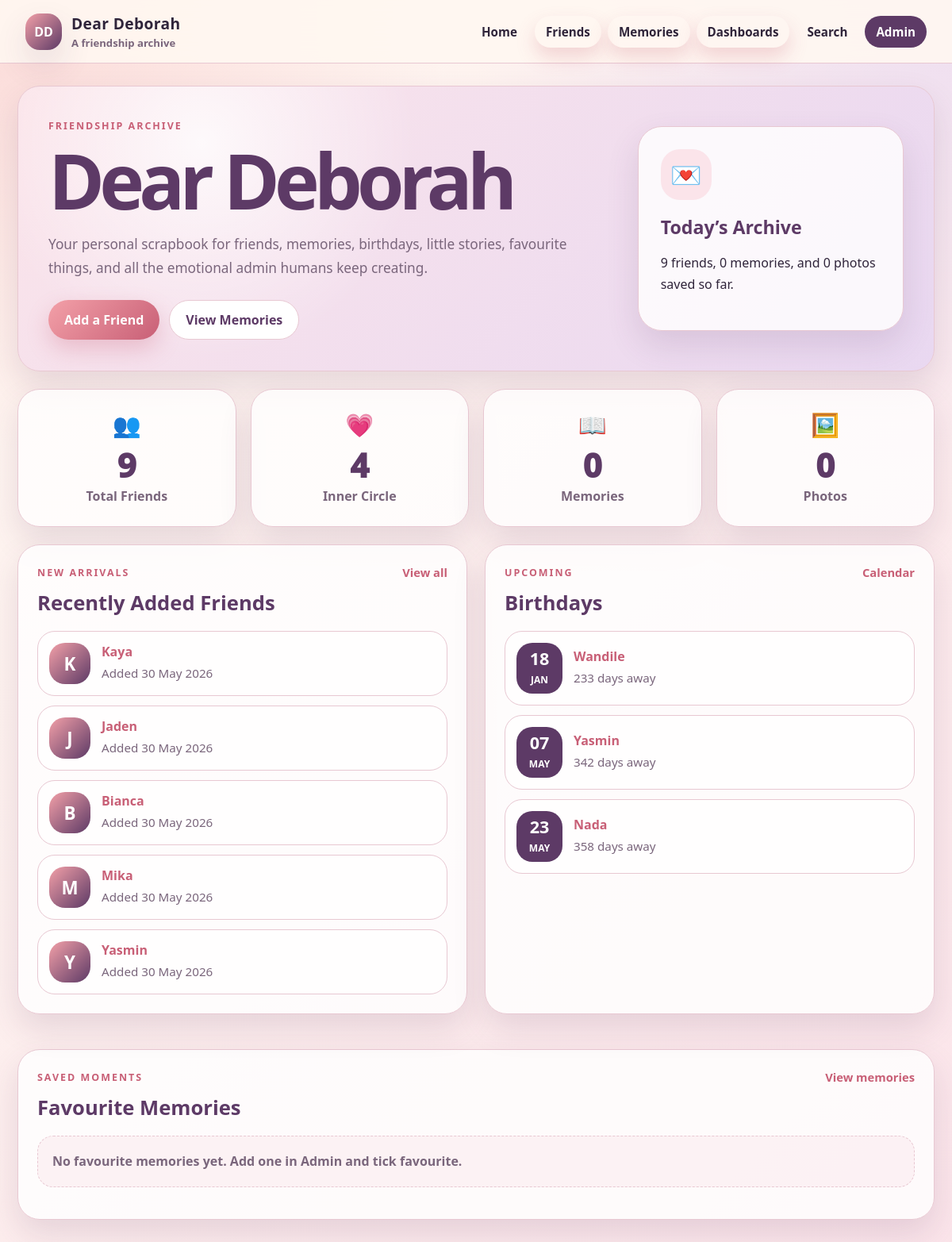
The page / on the database its author committed.
### friends/models.py (models this page shows, shortened)
class Friend(models.Model):
    TIER_CHOICES = [
        ("inner_circle", "Inner Circle"),
        ("friend", "Friend"),
        ("archive", "Archive"),
    ]
    MBTI_CHOICES = [
        ("", "Unknown / Not added"),
        ("INTJ", "INTJ"),
        ("INTP", "INTP"),
        ("ENTJ", "ENTJ"),
        ("ENTP", "ENTP"),
        ("INFJ", "INFJ"),
        ("INFP", "INFP"),
        ("ENFJ", "ENFJ"),
        ("ENFP", "ENFP"),
        ("ISTJ", "ISTJ"),
        ("ISFJ", "ISFJ"),
        ("ESTJ", "ESTJ"),
        ("ESFJ", "ESFJ"),
        ("ISTP", "ISTP"),
        ("ISFP", "ISFP"),
        ("ESTP", "ESTP"),
        ("ESFP", "ESFP"),
    ]
    ZODIAC_CHOICES = [
        ("", "Unknown / Not added"),
        ("Aries", "Aries"),
        ("Taurus", "Taurus"),
        ("Gemini", "Gemini"),
        ("Cancer", "Cancer"),
        ("Leo", "Leo"),
        ("Virgo", "Virgo"),
        ("Libra", "Libra"),
        ("Scorpio", "Scorpio"),
        ("Sagittarius", "Sagittarius"),
        ("Capricorn", "Capricorn"),
        ("Aquarius", "Aquarius"),
        ("Pisces", "Pisces"),
    ]
    MORNING_NIGHT_CHOICES = [
        ("", "Unknown / Not added"),
        ("morning", "Morning person"),
        ("night", "Night person"),
        ("both", "Both"),
        ("neither", "Neither"),
    ]
    SOURCE_CHOICES = [
        ("manual", "Manual entry"),
        ("google_form", "Google Form"),
        ("spreadsheet", "Spreadsheet"),
        ("other", "Other"),
    ]
    first_name = models.CharField(max_length=80)
    last_name = models.CharField(max_length=80, blank=True)
    nickname = models.CharField(max_length=80, blank=True)
    profile_picture = models.ImageField(
        upload_to="friend_profiles/",
        blank=True,
        null=True,
    )
    birthday = models.DateField(blank=True, null=True)
    how_we_met = models.TextField(blank=True)
    connection_group = models.ForeignKey(
        ConnectionGroup,
        on_delete=models.SET_NULL,
        blank=True,
        null=True,
        related_name="friends",
    )
    tier = models.CharField(max_length=30, choices=TIER_CHOICES, default="friend")
    favourite_colour = models.CharField(max_length=80, blank=True)
    favourite_food = models.CharField(max_length=120, blank=True)
    favourite_restaurant = models.CharField(max_length=120, blank=True)
    favourite_alcoholic_drink = models.CharField(max_length=120, blank=True)
    favourite_season = models.CharField(max_length=80, blank=True)
    morning_or_night = models.CharField(
        max_length=20,
        choices=MORNING_NIGHT_CHOICES,
        blank=True,
    )
    mbti = models.CharField(max_length=10, choices=MBTI_CHOICES, blank=True)
    zodiac = models.CharField(max_length=20, choices=ZODIAC_CHOICES, blank=True)
    hobbies = models.TextField(blank=True)
    sports_team = models.CharField(max_length=120, blank=True)
    notes = models.TextField(blank=True)
    data_source = models.CharField(max_length=30, choices=SOURCE_CHOICES, default="manual")
    created_at = models.DateTimeField(auto_now_add=True)
    updated_at = models.DateTimeField(auto_now=True)
    class Meta:
        ordering = ["first_name", "last_name"]
    @property
    def full_name(self):
        name = f"{self.first_name} {self.last_name}".strip()
        return name
    @property
    def display_name(self):
        if self.nickname:
            return f"{self.full_name} ({self.nickname})"
        return self.full_name
    @property
    def next_birthday_date(self):
        if not self.birthday:
            return None
        today = date.today()
        try:
            next_birthday = date(today.year, self.birthday.month, self.birthday.day)
        except ValueError:
            next_birthday = date(today.year, 3, 1)
        if next_birthday < today:
            try:
                next_birthday = date(today.year + 1, self.birthday.month, self.birthday.day)
            except ValueError:
                next_birthday = date(today.year + 1, 3, 1)
        return next_birthday
    @property
    def days_until_birthday(self):
        next_birthday = self.next_birthday_date
        if not next_birthday:
            return None
        return (next_birthday - date.today()).days
    def get_absolute_url(self):
        return reverse("friends:friend_profile", args=[self.pk])

### friends/views.py (the view)
# urls.py: path("", views.home, name="home"),
def home(request):
    friend_count = Friend.objects.count()
    memory_count = Memory.objects.count()
    photo_count = Photo.objects.count()
    inner_circle_count = Friend.objects.filter(tier="inner_circle").count()
    recent_friends = Friend.objects.order_by("-created_at")[:5]
    friends_with_birthdays = list(Friend.objects.exclude(birthday__isnull=True))
    upcoming_birthdays = sorted(
        friends_with_birthdays,
        key=lambda friend: friend.days_until_birthday,
    )[:5]
    favourite_memories = Memory.objects.filter(is_favourite=True)[:4]
    context = {
        "friend_count": friend_count,
        "memory_count": memory_count,
        "photo_count": photo_count,
        "inner_circle_count": inner_circle_count,
        "recent_friends": recent_friends,
        "upcoming_birthdays": upcoming_birthdays,
        "favourite_memories": favourite_memories,
    }
    return render(request, "friends/home.html", context)

### templates/friends/home.html (shortened to what this page needs)
{% extends "base.html" %}
{% block content %}
<section class="home-hero">
    <div class="hero-text">
        <p class="eyebrow">Friendship archive</p>
        <h2>Dear Deborah</h2>
        <p class="hero-subtitle">
            Your personal scrapbook for friends, memories, birthdays, little stories,
            favourite things, and all the emotional admin humans keep creating.
        </p>
        <div class="hero-actions">
            <a class="button-primary" href="{% url 'friends:add_friend' %}">Add a Friend</a>
            <a class="button-secondary" href="{% url 'friends:memories' %}">View Memories</a>
        </div>
    </div>
    <div class="hero-card">
        <span class="hero-card-icon">💌</span>
        <h3>Today’s Archive</h3>
        <p>
            {{ friend_count }} friends, {{ memory_count }} memories,
            and {{ photo_count }} photos saved so far.
        </p>
    </div>
</section>
<section class="stats-grid">
    <article class="stat-card">
        <span class="stat-icon">👥</span>
        <p class="stat-number">{{ friend_count }}</p>
        <p class="stat-label">Total Friends</p>
    </article>
    <article class="stat-card">
        <span class="stat-icon">💗</span>
        <p class="stat-number">{{ inner_circle_count }}</p>
        <p class="stat-label">Inner Circle</p>
    </article>
    <article class="stat-card">
        <span class="stat-icon">📖</span>
        <p class="stat-number">{{ memory_count }}</p>
        <p class="stat-label">Memories</p>
    </article>
    <article class="stat-card">
        <span class="stat-icon">🖼️</span>
        <p class="stat-number">{{ photo_count }}</p>
        <p class="stat-label">Photos</p>
    </article>
</section>
<div class="home-grid">
    <section class="dashboard-panel">
        <div class="panel-heading">
            <div>
                <p class="eyebrow">New arrivals</p>
                <h3>Recently Added Friends</h3>
            </div>
            <a href="{% url 'friends:friend_directory' %}">View all</a>
        </div>
        {% if recent_friends %}
            <div class="friend-list">
                {% for friend in recent_friends %}
                    <article class="mini-card">
                        <div class="mini-avatar">
                            {% if friend.profile_picture %}
                                <img src="{{ friend.profile_picture.url }}" alt="{{ friend.display_name }}">
                            {% else %}
                                <span>{{ friend.first_name|first }}</span>
                            {% endif %}
                        </div>
                        <div>
                            <h4>
                                <a href="{{ friend.get_absolute_url }}">{{ friend.display_name }}</a>
                            </h4>
                            <p>Added {{ friend.created_at|date:"d M Y" }}</p>
                        </div>
                    </article>
                {% endfor %}
            </div>
        {% else %}
            <p class="empty-state">No friends added yet. The archive is waiting, dramatically.</p>
        {% endif %}
    </section>
    <section class="dashboard-panel">
        <div class="panel-heading">
            <div>
                <p class="eyebrow">Upcoming</p>
                <h3>Birthdays</h3>
            </div>
            <a href="{% url 'friends:birthday_calendar' %}">Calendar</a>
        </div>
        {% if upcoming_birthdays %}
            <div class="birthday-list">
                {% for friend in upcoming_birthdays %}
                    <article class="birthday-card">
                        <div class="birthday-badge">
                            <strong>{{ friend.birthday|date:"d" }}</strong>
                            <span>{{ friend.birthday|date:"M" }}</span>
                        </div>
                        <div>
                            <h4>
                                <a href="{{ friend.get_absolute_url }}">{{ friend.display_name }}</a>
                            </h4>
                            {% if friend.days_until_birthday == 0 %}
                                <p>Birthday is today 🎂</p>
                            {% else %}
                                <p>{{ friend.days_until_birthday }} days away</p>
                            {% endif %}
                        </div>
                    </article>
                {% endfor %}
            </div>
        {% else %}
            <p class="empty-state">No birthdays added yet. Suspiciously immortal behaviour.</p>
        {% endif %}
    </section>
</div>
<section class="dashboard-panel full-width-panel">
    <div class="panel-heading">
        <div>
            <p class="eyebrow">Saved moments</p>
            <h3>Favourite Memories</h3>
        </div>
        <a href="{% url 'friends:memories' %}">View memories</a>
    </div>
    {% if favourite_memories %}
        <div class="memory-grid">
            {% for memory in favourite_memories %}
                <article class="memory-card">
                    <span class="memory-icon">✨</span>
                    <h4>
                        <a href="{{ memory.get_absolute_url }}">{{ memory.title }}</a>
                    </h4>
                    {% if memory.location_name %}
                        <p>{{ memory.location_name }}</p>
                    {% else %}
                        <p>No location added</p>
                    {% endif %}
                    {% if memory.date %}
                        <small>{{ memory.date|date:"d M Y" }}</small>
                    {% endif %}
                </article>
            {% endfor %}
        </div>
    {% else %}
        <p class="empty-state">No favourite memories yet. Add one in Admin and tick favourite.</p>
    {% endif %}
</section>
{% endblock %}

### rows shown on the page
Friend: first_name|first "K", display_name "Kaya", created_at "30 May 2026"
Friend: first_name|first "J", display_name "Jaden", created_at "30 May 2026"
Friend: first_name|first "B", display_name "Bianca", created_at "30 May 2026"
Friend: first_name|first "M", display_name "Mika", created_at "30 May 2026"
Friend: first_name|first "Y", display_name "Yasmin", created_at "30 May 2026", birthday "07", birthday "MAY", days_until_birthday "342"
Friend: birthday "18", birthday "JAN", display_name "Wandile", days_until_birthday "233"
Friend: birthday "23", birthday "MAY", display_name "Nada", days_until_birthday "358"

### other values the page prints
{{ friend_count }} "9"
{{ memory_count }} "0"
{{ photo_count }} "0"
{{ inner_circle_count }} "4"
